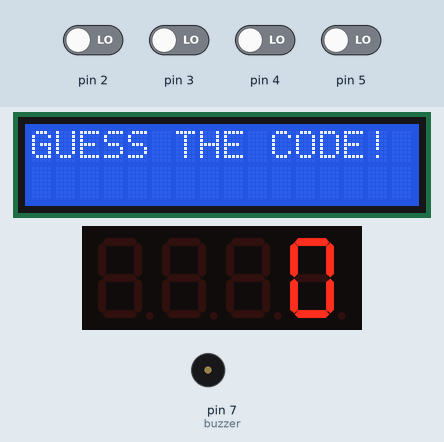
A sketch run on a simulated Arduino Uno, built with avr-gcc and run on an emulated ATmega328P. On the bench: 16×2 character LCD, 4-digit seven-segment display, buzzer (waves = sounding). The test bench sets the inputs (shaded band); at power-on: pin 2–5 LOW.

Above: at 1.2 s.
1.3 s: pin 2 driven HIGH
At 1.45 s:
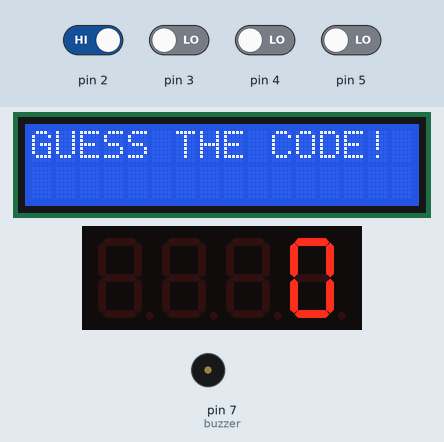
3.5 s: pin 3 driven HIGH
At 3.98 s:
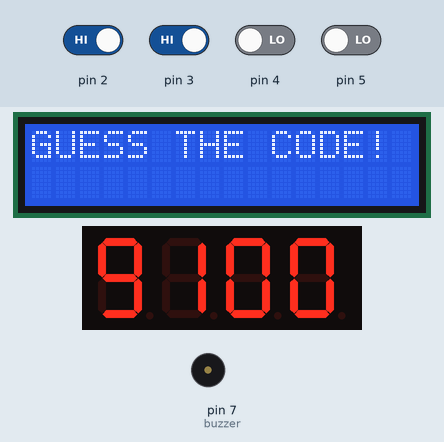
5.3 s: pin 4 driven HIGH
At 5.74 s:
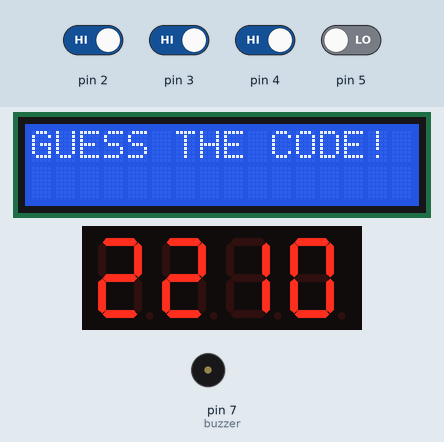
7.0 s: pin 5 driven HIGH
At 7.49 s:
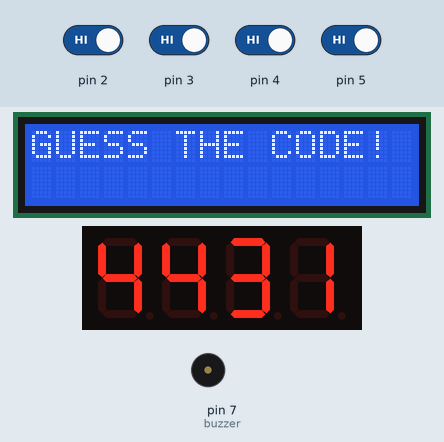
8.8 s: pin 2 driven LOW
At 10.25 s:
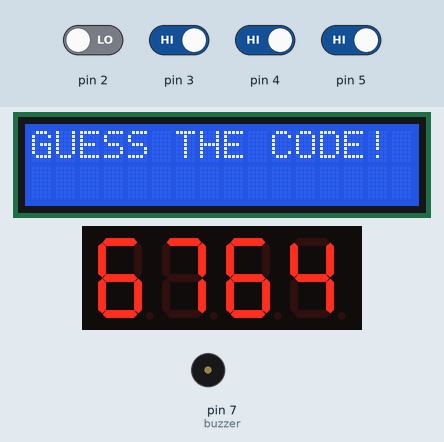
11.6 s: pin 3 driven LOW
At 12.26 s:
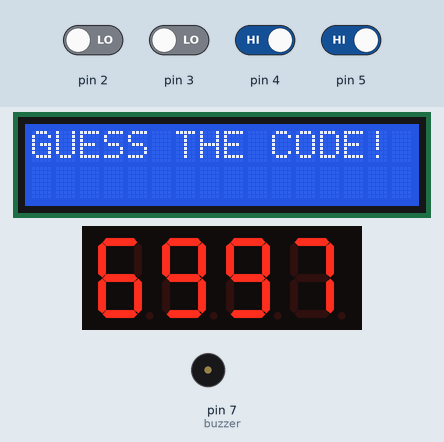
Timing chart, 0 to 14.6 s (numbered marks = the images above; inputs shaded):
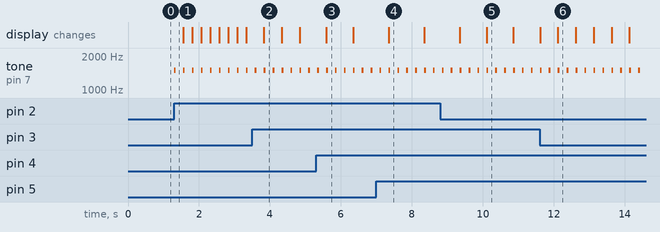

The sketch:

main.ino
```cpp
#include <Adafruit_LiquidCrystal.h>
#include <Adafruit_LEDBackpack.h>

// Initialize displays
Adafruit_LiquidCrystal lcd(0);
Adafruit_7segment matrix = Adafruit_7segment();

const int buzzer = 7;
int secret, guess = 0;
bool win = false;

void setup() {
  // Set buttons (Pins 2-5) and Buzzer (Pin 7)
  for (int i = 2; i <= 5; i++) {
    pinMode(i, INPUT);
  }
  pinMode(buzzer, OUTPUT);

  lcd.begin(16, 2);
  matrix.begin(0x70);

  secret = 1234; // Set your secret code here
  lcd.print("GUESS THE CODE!");
}

void loop() {
  if (win) return;

  // Buttons with audio feedback (short beep)
  if (digitalRead(2)) { buttonAction(1000); } // Thousands
  if (digitalRead(3)) { buttonAction(100);  } // Hundreds
  if (digitalRead(4)) { buttonAction(10);   } // Tens
  if (digitalRead(5)) { buttonAction(1);    } // Ones

  // Reset if guess exceeds 9999
  if (guess > 9999) guess = 0;

  // Update 7-segment display
  matrix.print(guess, DEC);
  matrix.writeDisplay();

  // Check if the guess matches the secret code
  if (guess == secret) {
    victoryTune();
    lcd.clear();
    lcd.setCursor(0, 0);
    lcd.print("ACCESS GRANTED!");
    lcd.setCursor(0, 1);
    lcd.print("SAFE OPENED");
    win = true;
  }
}

// Function to handle button presses (sound + increment)
void buttonAction(int value) {
  guess += value;
  tone(buzzer, 1500, 50); // High pitch beep (1500 Hz) for 50ms
  delay(250); // Debounce delay
}

// Simple victory melody
void victoryTune() {
  tone(buzzer, 1000, 200); delay(200);
  tone(buzzer, 1200, 200); delay(200);
  tone(buzzer, 1500, 400); delay(400);
}
```

Measured:
- after the input at 1.3 s, tone on pin 7 (buzzer): alternates 1500 Hz for 0.05 s and silent for 0.20 s, starting at once
- what the display in image 2 shows lasts 0.5 s, from 3.8 s to 4.3 s
- what the display in image 3 shows lasts 0.7 s, from 5.6 s to 6.3 s
- what the display in image 4 shows lasts 1.1 s, from 7.3 s to 8.4 s
